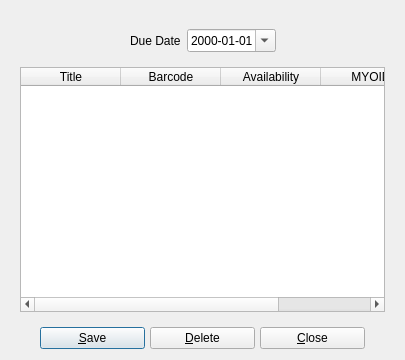
<?xml version="1.0" encoding="UTF-8"?>
<ui version="4.0">
 <class>copybrowser</class>
 <widget class="QDialog" name="copybrowser">
  <property name="geometry">
   <rect>
    <x>0</x>
    <y>0</y>
    <width>405</width>
    <height>360</height>
   </rect>
  </property>
  <property name="maximumSize">
   <size>
    <width>16777215</width>
    <height>16777215</height>
   </size>
  </property>
  <property name="windowTitle">
   <string>BiblioteQ: Copies Browser</string>
  </property>
  <property name="windowIcon">
   <iconset resource="../Icons/icons.qrc">
    <normaloff>:/book.png</normaloff>:/book.png</iconset>
  </property>
  <layout class="QVBoxLayout">
   <item>
    <widget class="QFrame" name="frame">
     <layout class="QVBoxLayout">
      <item>
       <widget class="QFrame" name="dueDateFrame">
        <layout class="QVBoxLayout">
         <item>
          <layout class="QHBoxLayout">
           <item>
            <spacer>
             <property name="orientation">
              <enum>Qt::Horizontal</enum>
             </property>
             <property name="sizeHint" stdset="0">
              <size>
               <width>40</width>
               <height>20</height>
              </size>
             </property>
            </spacer>
           </item>
           <item>
            <widget class="QLabel" name="label">
             <property name="text">
              <string>Due Date</string>
             </property>
            </widget>
           </item>
           <item>
            <widget class="QDateEdit" name="dueDate">
             <property name="displayFormat">
              <string>yyyy-MM-dd</string>
             </property>
             <property name="calendarPopup">
              <bool>true</bool>
             </property>
            </widget>
           </item>
           <item>
            <spacer>
             <property name="orientation">
              <enum>Qt::Horizontal</enum>
             </property>
             <property name="sizeHint" stdset="0">
              <size>
               <width>31</width>
               <height>20</height>
              </size>
             </property>
            </spacer>
           </item>
          </layout>
         </item>
        </layout>
       </widget>
      </item>
      <item>
       <widget class="QTableWidget" name="table">
        <property name="focusPolicy">
         <enum>Qt::StrongFocus</enum>
        </property>
        <property name="editTriggers">
         <set>QAbstractItemView::DoubleClicked</set>
        </property>
        <property name="alternatingRowColors">
         <bool>true</bool>
        </property>
        <property name="selectionMode">
         <enum>QAbstractItemView::SingleSelection</enum>
        </property>
        <property name="selectionBehavior">
         <enum>QAbstractItemView::SelectRows</enum>
        </property>
        <property name="verticalScrollMode">
         <enum>QAbstractItemView::ScrollPerItem</enum>
        </property>
        <property name="horizontalScrollMode">
         <enum>QAbstractItemView::ScrollPerPixel</enum>
        </property>
        <property name="cornerButtonEnabled">
         <bool>false</bool>
        </property>
        <column>
         <property name="text">
          <string>Title</string>
         </property>
        </column>
        <column>
         <property name="text">
          <string>Barcode</string>
         </property>
        </column>
        <column>
         <property name="text">
          <string>Availability</string>
         </property>
        </column>
        <column>
         <property name="text">
          <string>MYOID</string>
         </property>
        </column>
        <column>
         <property name="text">
          <string>Copy Number</string>
         </property>
        </column>
       </widget>
      </item>
     </layout>
    </widget>
   </item>
   <item>
    <layout class="QHBoxLayout">
     <property name="spacing">
      <number>5</number>
     </property>
     <item>
      <spacer>
       <property name="orientation">
        <enum>Qt::Horizontal</enum>
       </property>
       <property name="sizeType">
        <enum>QSizePolicy::Expanding</enum>
       </property>
       <property name="sizeHint" stdset="0">
        <size>
         <width>39</width>
         <height>20</height>
        </size>
       </property>
      </spacer>
     </item>
     <item>
      <widget class="QPushButton" name="saveButton">
       <property name="minimumSize">
        <size>
         <width>105</width>
         <height>0</height>
        </size>
       </property>
       <property name="text">
        <string>&amp;Save</string>
       </property>
       <property name="icon">
        <iconset resource="../Icons/icons.qrc">
         <normaloff>:/16x16/ok.png</normaloff>:/16x16/ok.png</iconset>
       </property>
      </widget>
     </item>
     <item>
      <widget class="QPushButton" name="deleteButton">
       <property name="minimumSize">
        <size>
         <width>105</width>
         <height>0</height>
        </size>
       </property>
       <property name="text">
        <string>&amp;Delete</string>
       </property>
       <property name="icon">
        <iconset resource="../Icons/icons.qrc">
         <normaloff>:/16x16/eraser.png</normaloff>:/16x16/eraser.png</iconset>
       </property>
      </widget>
     </item>
     <item>
      <widget class="QPushButton" name="cancelButton">
       <property name="minimumSize">
        <size>
         <width>105</width>
         <height>0</height>
        </size>
       </property>
       <property name="text">
        <string>&amp;Close</string>
       </property>
       <property name="icon">
        <iconset resource="../Icons/icons.qrc">
         <normaloff>:/16x16/cancel.png</normaloff>:/16x16/cancel.png</iconset>
       </property>
      </widget>
     </item>
     <item>
      <spacer>
       <property name="orientation">
        <enum>Qt::Horizontal</enum>
       </property>
       <property name="sizeHint" stdset="0">
        <size>
         <width>39</width>
         <height>20</height>
        </size>
       </property>
      </spacer>
     </item>
    </layout>
   </item>
  </layout>
 </widget>
 <tabstops>
  <tabstop>dueDate</tabstop>
  <tabstop>table</tabstop>
  <tabstop>saveButton</tabstop>
  <tabstop>deleteButton</tabstop>
  <tabstop>cancelButton</tabstop>
 </tabstops>
 <resources>
  <include location="../Icons/icons.qrc"/>
 </resources>
 <connections/>
</ui>
